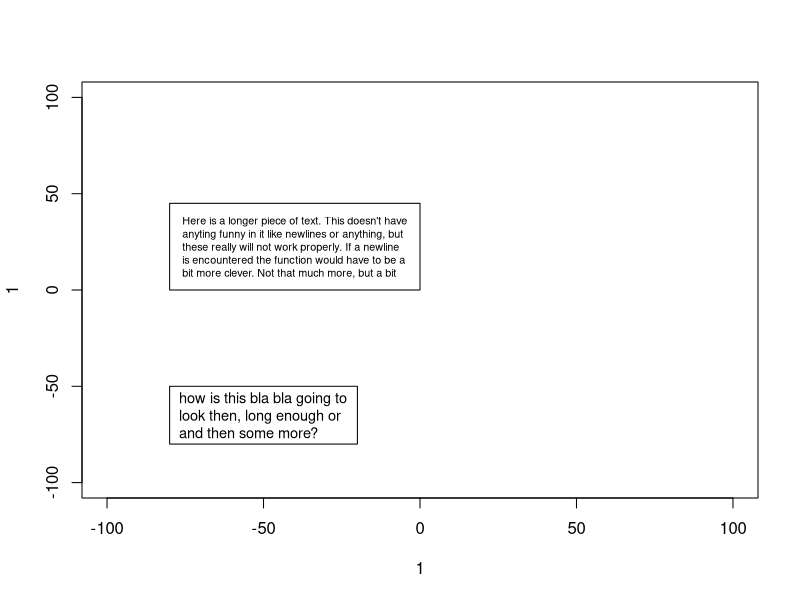
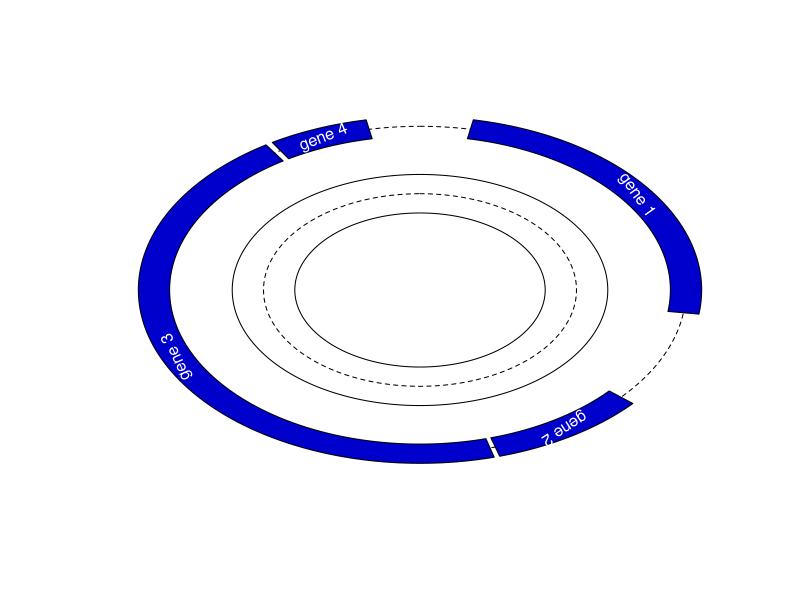

These charts were generated, in order, by the following R code: (Note: this script raises an error after producing the figures.)
## return the points of an arc centered on x, y, from a.beg to a.end and with a radious
## of r
arcPoints <- function( x, y, r, a.beg, a.end, a.n=20, degrees=FALSE){
    if( degrees ){
        a.beg <- pi * a.beg / 180
        a.end <- pi * a.end / 180
    }
        
    angles <- seq(a.beg, a.end, length.out=a.n)
    a.x <- x + sin( angles ) * r
    a.y <- y + cos( angles ) * r
    pts <- matrix( c(a.x, a.y), ncol=2 )
    colnames(pts) <- c('x', 'y')
    pts
}

## draw an arc, as a line
## centered on x,y, and with radius of r+depth and r-depth..
lineArc <- function(x, y, r, a.beg, a.end, a.sep=NA, degrees=FALSE, label=NULL, label.col=1, ...){
    ## set the default here... 
    if(is.na(a.sep))
        a.sep = 0.01
    if( degrees ){
        a.beg <- pi * a.beg / 180
        a.end <- pi * a.end / 180
    }
        
    angles <- seq(a.beg, a.end, by=a.sep)
    a.x <- x + sin( angles ) * r
    a.y <- y + cos( angles ) * r

    lines( a.x, a.y, ... )

    if(!is.null(label)){
        mid.a <- (a.beg + a.end)/2
        ## but the rotation angle we need for the text needs to be in degrees
        rot.a <- -180 * mid.a / pi
        text( x + sin( mid.a ) * r, y + cos( mid.a ) * r,
              label, srt=rot.a, col=label.col )
    }
}

## draw an arc, as a polygon..
## centered on x,y, and with radius of r+depth and r-depth..
polygArc <- function(x, y, r, depth, a.beg, a.end, a.sep=NA, degrees=FALSE, label=NULL, label.col=1, ...){
    ## set the default here... 
    if(is.na(a.sep))
        a.sep = 0.01
    if( degrees ){
        a.beg <- pi * a.beg / 180
        a.end <- pi * a.end / 180
    }
        
    angles <- seq(a.beg, a.end, by=a.sep)
    a.x <- sin( angles )
    a.y <- cos( angles )
    outer.x <- x + (a.x * (r + depth/2))
    outer.y <- y + (a.y * (r + depth/2))

    inner.x <- x + (a.x * (r - depth/2))
    inner.y <- y + (a.y * (r - depth/2))

    polygon( c(outer.x, rev(inner.x)), c(outer.y, rev(inner.y)), ... )

    if(!is.null(label)){
        mid.a <- (a.beg + a.end)/2
        ## but the rotation angle we need for the text needs to be in degrees
        rot.a <- -180 * mid.a / pi
        text( x + sin( mid.a ) * r, y + cos( mid.a ) * r,
              label, srt=rot.a, col=label.col )
    }
}

## x is taken as positions along an arc running from angle, a.beg to a.end
plotPolar <- function(o.x, o.y, x, y, r, y.depth, a.beg, a.end, degrees=FALSE, drawBorders=TRUE, drawCenter=TRUE, ...){
    if( degrees ){
        a.beg <- pi * a.beg / 180
        a.end <- pi * a.end / 180
    }
    x.r <- range(x)
    x.o <- (x - x.r[1]) / (x.r[2] - x.r[1])
    a <- a.beg + x.o * (a.end - a.beg)

    y.r <- range(y)
    y.o <- (y - mean(y.r)) / (y.r[2] - y.r[1])

    y.x <- o.x + sin( a ) * (r + y.o * y.depth)
    y.y <- o.y + cos( a ) * (r + y.o * y.depth)

    if(drawCenter)
        lineArc(o.x, o.y, r, a.beg, a.end, lty=2)
    if(drawBorders){
        lineArc(o.x, o.y, r + y.depth/2, a.beg, a.end )
        lineArc(o.x, o.y, r - y.depth/2, a.beg, a.end )
    }
    
    points(y.x, y.y, ...)
    
}

## if useNormals is true then the user may specify two additional points; one point
## extending from the first and last position for calculating the normals.
pathLetters <- function( x, y, word, cex=NA, cex.adj=0.75, useNormals=FALSE, ... ){
    chars <- unlist(strsplit(word, ''))
    ## to work out a reasonable cex we need to know the space between the letters
    ## that is the distances between the positions in x and y
    l <- length(chars)
    if(useNormals){
        ## we could consider using lowess / loess / smooth.spline / predict
        ## to get smoother transitions, but I think this is pretty OK to start with
        if(length(x) == length(chars) + 2){
            x.x <- x
            y.x <- y
            x <- x[2:(l+1)]
            y <- y[2:(l+1)]
        }else{
            ## add a point before and a point after that is extended in
            ## the same direction as the adjacent point
            x.x <- c( x[1] - (x[2] - x[1]), x, x[l] + (x[l] - x[l-1]) )
            y.x <- c( y[1] - (y[2] - y[1]), y, y[l] + (y[l] - y[l-1]) )
        }

        x.d <- x.x[3:(l+2)] - x.x[1:l]
        y.d <- y.x[3:(l+2)] - y.x[1:l]
        normals <- 1 * 180/pi * acos( x.d / sqrt(x.d^2 + y.d^2) ) ## we need
        normals <- ifelse( y.d < 0, -1 * normals, normals )
    }
    d <-  sqrt( diff(x)^2 + diff(y)^2 )
    def.cex <- par("cex")
    if(is.na(cex)){
        w.ratios <- c(d[1], d) / strwidth( chars )
        cex <- cex.adj * def.cex * min( w.ratios )
    }
    ## Then if we have not defined any normals, then we simply do
    if(!useNormals){
        text( x, y, chars, cex=cex, ... )
    }else{
        ## srt can only be a single value.. 
        for(i in 1:l){
            text( x[i], y[i], chars[i], cex=cex, srt=normals[i], ... )
        }
    }
}

## r is the locations of a bounding box
## left, right, bottom, top (the same as you get from par("usr")
## this function seems to work OK, but is really rather messy.. 
boxText <- function(r, txt, max.cex=NA, min.cex=NA, margin=0.1){
    w = r[2] - r[1]
    h = r[4] - r[3]
    ## split the txt into words
    ## we can only handle one set of words to start with.. 
    words <- unlist(strsplit(txt, ' '))
    words.nchar <- nchar(words)
    ## word.widths <- strwidth( words )
    txt.nchar <- nchar(txt)
    char.width <- strwidth( txt ) / txt.nchar ## an approximation
    char.height <- strheight( txt )  ## should be the same for all
    ## work out the ideal number of chars per line on the basis of the dimensions of the box
    ## we intentionally skew this towards allowing a longe text per line than necessary,
    ## since no line is likely to give the exact number.
    line.nchar <- sqrt( (char.height / char.width) * (txt.nchar * w / h) )
    line.n <- floor(sqrt( (h/w) * (char.width/char.height) * txt.nchar ))
    ### UGLY KLUDGE BODGE
    ### to avoid doing something re-iterative; as that is the only way that I can
    ### thing of getting things to work. 
    line.nchar <- ceiling(txt.nchar / line.n) + mean(words.nchar) * line.n / 3

    ## an approximation of the space under the current cex
    line.width <- line.nchar * char.width 
    
    ## for filling the box
    txt.prt <- words[1]
    i <- 2
    while(i <= length(words)){
        current.line <- words[i-1]
        line.length <- nchar( words[i-1] )
        while(i <= length(words) && strwidth(paste(current.line, words[i])) <= line.width ){
#        while( line.length + nchar(words[i]) <= line.nchar && i <= length(words)  ){
            txt.prt <- paste(txt.prt, words[i]) ## sep is a space..
            current.line <- paste(current.line, words[i])
            line.length <- line.length + nchar(words[i]) + 1
            i <- i + 1
        }
        if(i <= length(words)){
            txt.prt <- paste(txt.prt, words[i], sep='\n')
            i <- i + 1
        }
    }
    ## now I should have something reasonable..
    txt.width.r <- (1 + margin) * strwidth(txt.prt) / w
    txt.height.r <- (1 + margin) * strheight(txt.prt) / h
    ## simply scale the cex appropriately
    max.r <- max( c(txt.width.r, txt.height.r) )
    cex <- par("cex") / max.r
    text( r[1] + w * margin/2, mean(r[3:4]), txt.prt, cex=cex, adj=c(0,0.5) )
    invisible(cex)
}

## test the above..
plot(1,1, type='n', xlim=c(-100, 100), ylim=c(-100, 100))

xleft <- -80
xright <- -20
ybot <- -80
ytop <- -50
rect( xleft, ybot, xright, ytop )
boxText( c(xleft, xright, ybot, ytop), 'how is this bla bla going to look then, long enough or and then some more?')

xleft <- -80
xright <- -0
ybot <- 0
ytop <- 45
rect( xleft, ybot, xright, ytop )
boxText( c(xleft, xright, ybot, ytop), "Here is a longer piece of text. This doesn't have anyting funny in it like newlines or anything, but these really will not work properly. If a newline is encountered the function would have to be a bit more clever. Not that much more, but a bit")

### so taken together we can do..
gene.pos <- matrix(ncol=2, byrow=TRUE,
                   data=c(10, 90,
                          120, 150,
                          151, 300,
                          301, 320) )
colnames(gene.pos) <- c('beg', 'end')
rownames( gene.pos ) <- c('gene 1', 'gene 2', 'gene 3', 'gene 4') 
genome.size <- 330

measure.x <- sample( 1:genome.size, 42 )
measure.y <- rnorm( length(measure.x) )

## set up a plottin area with no labels or anything else
fig.r <- 100
pdf('polar_plot.pdf', width=7, height=7, title='Polar plot')
plot( 1, type='n', axes=FALSE, xlim=c(-fig.r,fig.r), ylim=c(-fig.r,fig.r), xlab='', ylab='' )

g.r <- 85
g.w <- 10

lineArc(0, 0, g.r, 0, 2*pi, lty=2)
sapply( rownames(gene.pos), function(x){
    b <- 2 * pi * ( gene.pos[x, 'beg'] / genome.size )
    e <- 2 * pi * ( gene.pos[x, 'end'] / genome.size )
    polygArc( 0, 0, g.r, g.w, b, e, label=x, col=rgb(0, 0, 0.8), label.col='white')
})

## and then lets plot the points along an inner axis..
m.r <- 50
m.w <- 20
#lineArc(0, 0, m.r, 0, 2 * pi, lty=2 )
#polygArc( 0, 0, m.r, m.w, 0, 2 * pi )
plotPolar(0, 0, measure.x, measure.y, m.r, m.w, 0, 2*pi, col=hsvScale(1:length(measure.x)), pch=19 )

dev.off()

### we can also do something a bit silly,,,
### and draw pie-charts when we want to.. with offsets pies.. 
plot( 1, type='n', axes=FALSE, xlim=c(-fig.r,fig.r), ylim=c(-fig.r,fig.r), xlab='', ylab='' )
polygArc(0, 0, 25, 50, 0, pi/3, degrees=FALSE, col='red' )
polygArc( 2 * sin( (pi/3 + 2.5*pi/3)/2), 2 * cos( (pi/3 + 2.5*pi/3)/2 ), 25, 50, pi/3, 2.5 * pi/3, degrees=FALSE, col='green' )
polygArc(0, 0, 25, 50, 2.5*pi/3, 1.2 * pi, degrees=FALSE, col='blue' )
polygArc(0, 0, 25, 50, 1.2 * pi, 1.7 * pi, degrees=FALSE, col='grey' )
polygArc(0, 0, 25, 50, 1.7 * pi, 2*pi, degrees=FALSE, col='cyan' )

polygArc(-75, 50, 25, 10, 0, 2*pi, col='blue', border=NA)

## but can we do..
polygArc(-75, 50, 25, 10, -pi/2, pi/2, col='green', border=NA)


## lets draw letters on a set of points. First let us take our string...
pdf("text_along_paths.pdf", width=7, height=7, title='Text along paths')
plot( 0,0, xlim=c(-100, 100), ylim=c(-100, 100), type='n', axes=FALSE, xlab='', ylab='' )
txt <- 'HELLO there stranger'
txt.pts <- arcPoints( 0, 0, 40, 0, 180, a.n=nchar(txt), degrees=TRUE )
pathLetters( txt.pts[,1], txt.pts[,2], txt, cex.adj=0.75  )
txt.pts.2 <- arcPoints( 0, 0, 60, 0, 180, a.n=nchar(txt), degrees=TRUE )
pathLetters( txt.pts.2[,1], txt.pts.2[,2], txt, cex.adj=0.75, useNormals=TRUE )

txt.pts.3 <- arcPoints( 0, 0, 80, 0, 270, a.n=nchar(txt), degrees=TRUE )
pathLetters( txt.pts.3[,1], txt.pts.3[,2], txt, cex.adj=0.75, useNormals=TRUE )

pathLetters( 1:nchar(txt) * 10 - 100, (1:nchar(txt))^2 -100, txt, cex.adj=1, useNormals=TRUE, col='blue' )

x <- seq(-100, 100, length.out=(nchar(txt)+2))
y <- 50 * sin( pi * x/100 )
pathLetters( x, y, txt, useNormals=TRUE, col='red', cex.adj=1 )
pathLetters( x, y, txt, useNormals=TRUE, col='brown', cex=1 )
dev.off()

## some ideas as to how to output tables in R..
## there are a whole load of things, but these generally markdown / latex / html
## output, rather than simply drawing a tabe using the plot functions..

## say we would like to plot a table,,

plotTable <- function(df, c.widths=NULL){
    if(is.null(c.widths)){
        c.widths <- apply( df, 2, function(x){ max( strwidth(x) ) } )
    }
    r.heights <- apply( df, 1, function(x){ max( strheight(x) ) } )
    max.width <- max( c.widths )
    max.height <- max( r.heights )
    w.m <- 0.1 * max.width
    r.m <- 0.1 * max.height
    x.pos <- cumsum( c.widths + w.m )
    y.pos <- cumsum( r.heights + r.m )

    ## then in the simplest possible way..
    text( rep(x.pos, nrow(df)), t( matrix(rep(y.pos, ncol(df)), nrow=nrow(df))), df )
}
